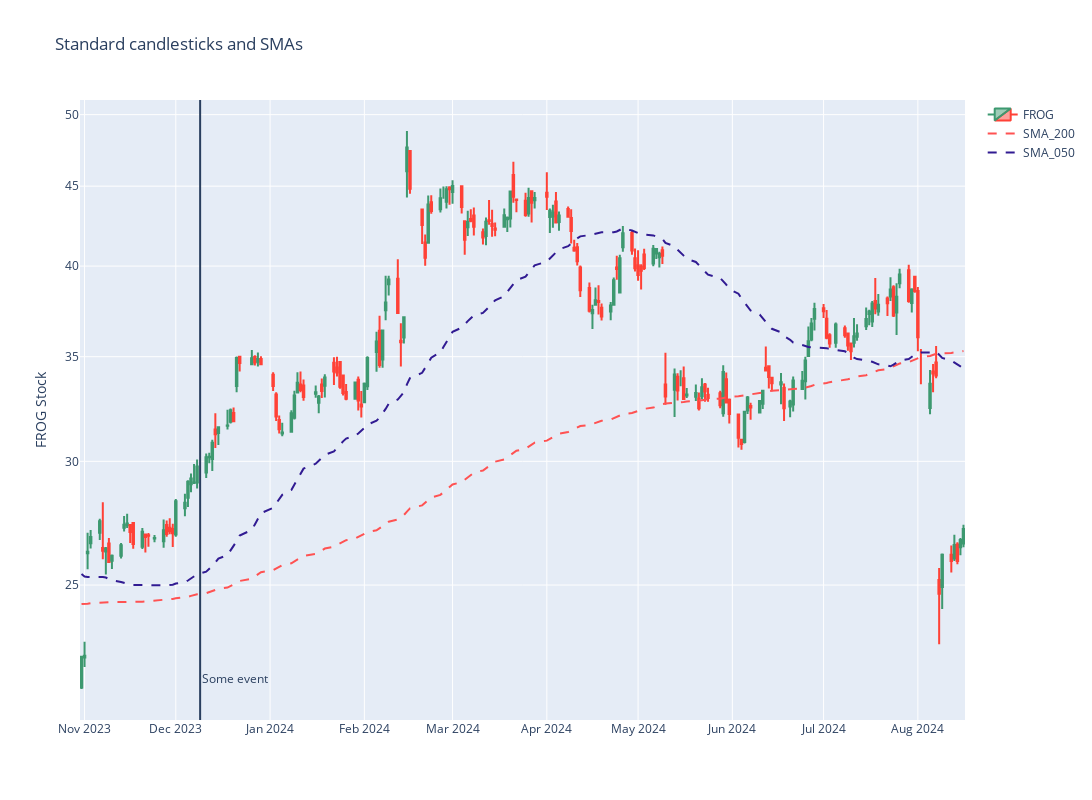

The notebook cell saved with this chart:
### Code cell
stock_df = load_df.copy()

# Compute the simple moving average (SMA)
for period in periods:
    stock_df[f"SMA_{period:03}"] = stock_df["Close"].rolling(window=period).mean()

# Now that we calculated the SMA, we can remove the data points before the actual AOI that we want.
stock_df = stock_df[-max(periods) :].copy()


dt_start = stock_df.index[0]

print(
    f"""Calculating SMAs for {periods} length starting from:
  {dt_start.strftime('%Y-%m-%d')} and ending on {dt_end.strftime('%Y-%m-%d')}
  and containing {stock_df.shape} data points."""
)

#stock_df[[f"SMA_{min(periods):03}", f"SMA_{max(periods):03}", 'Close']].plot()
fig = go.Figure(data=[
          go.Candlestick(
                x=stock_df.index,
                open=stock_df['Open'],
                high=stock_df['High'],
                low=stock_df['Low'],
                close=stock_df['Close'],
                name = f"{stock}",            
          ),
          go.Scatter(
                x=stock_df.index,
                y=stock_df[f"SMA_{max(periods):03}"],
                mode='lines',
                name = f"SMA_{max(periods):03}",
                line = dict(color='#FF5252', width=2, dash='dash'),
          ),
          go.Scatter(
                x=stock_df.index,
                y=stock_df[f"SMA_{min(periods):03}"],
                mode='lines',
                name = f"SMA_{min(periods):03}",
                line = dict(color='#311B92', width=2, dash='dash'),
          ),
])

fig.update_yaxes(type='log')

fig.update_layout(
    title='Standard candlesticks and SMAs',
    yaxis_title=f"{stock} Stock",
    shapes = [dict(
        x0='2023-12-09', x1='2023-12-09', y0=0, y1=1, xref='x', yref='paper',
        line_width=2)],
    annotations=[dict(
        x='2023-12-09', y=0.05, xref='x', yref='paper',
        showarrow=False, xanchor='left', text='Some event')],
    xaxis_rangeslider_visible=False,
    width=1200,
    height=800,
)

fig.show()

### Figure 1 — Plotly figure (JSON) as saved in the notebook; plotly's stock layout.template omitted (floating-point values rounded to 4 significant figures; data arrays with more than 128 entries replaced by an {"elided": "..."} marker saying what was removed)
{"data": [{"close": {"elided": "200 float values"}, "high": {"elided": "200 float values"}, "low": {"elided": "200 float values"}, "name": "FROG", "open": {"elided": "200 float values"}, "type": "candlestick", "x": {"elided": "200 str values"}}, {"line": {"color": "#FF5252", "dash": "dash", "width": 2}, "mode": "lines", "name": "SMA_200", "type": "scatter", "x": {"elided": "200 str values"}, "y": {"elided": "200 float values"}}, {"line": {"color": "#311B92", "dash": "dash", "width": 2}, "mode": "lines", "name": "SMA_050", "type": "scatter", "x": {"elided": "200 str values"}, "y": {"elided": "200 float values"}}], "layout": {"annotations": [{"showarrow": false, "text": "Some event", "x": "2023-12-09", "xanchor": "left", "xref": "x", "y": 0.05, "yref": "paper"}], "height": 800, "shapes": [{"line": {"width": 2}, "x0": "2023-12-09", "x1": "2023-12-09", "xref": "x", "y0": 0, "y1": 1, "yref": "paper"}], "title": {"text": "Standard candlesticks and SMAs"}, "width": 1200, "xaxis": {"rangeslider": {"visible": false}}, "yaxis": {"title": {"text": "FROG Stock"}, "type": "log"}}}
